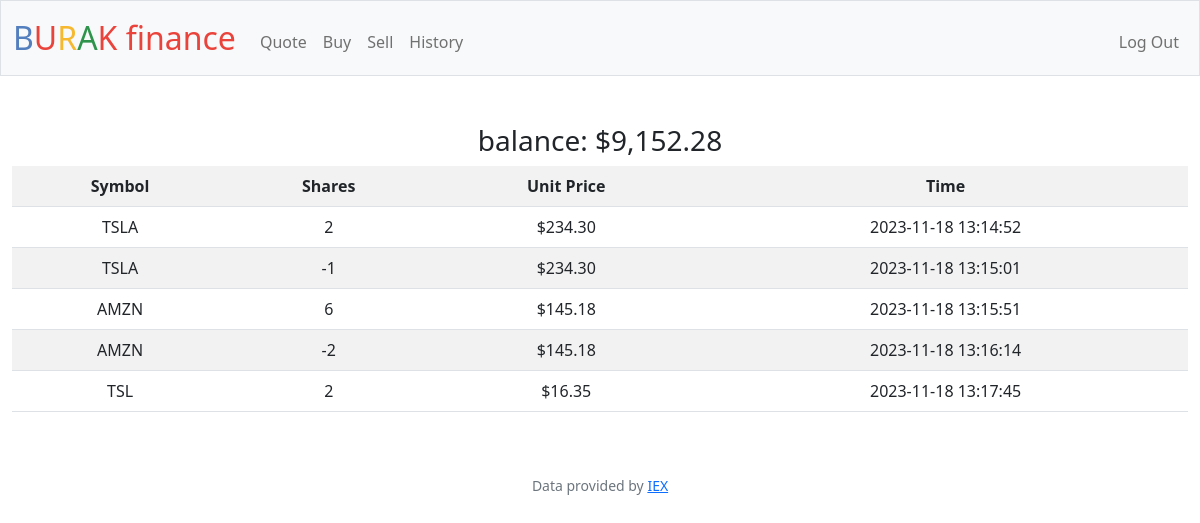
Screenshot of /history (signed in) with the database file from the repository.
### tables this page shows
CREATE TABLE history (
hstock_num int NOT NULL,
hstock_name VARCHAR(100) NOT NULL,
hstock_price int NOT NULL,
user_id int NOT NULL,
date TIMESTAMP DEFAULT CURRENT_TIMESTAMP,
FOREIGN KEY (user_id) REFERENCES users(id));

### app.py (the view)
@app.route("/history")
@login_required
def history():
    user_cash = db.execute("SELECT cash FROM users WHERE id = ?", session['user_id'])
    user_data = db.execute("SELECT hstock_name, hstock_num, hstock_price, date FROM history WHERE user_id = ?", session['user_id'])
    for stock_data in user_data:
        stock_data["hstock_price"] = usd(stock_data["hstock_price"])
    return render_template("history.html", user_data=user_data, user_cash= usd(user_cash[0]["cash"]))

### app.py (called while the page is built)
@app.after_request
def after_request(response):
    response.headers["Cache-Control"] = "no-cache, no-store, must-revalidate"
    response.headers["Expires"] = 0
    response.headers["Pragma"] = "no-cache"
    return response

### helpers.py (called while the page is built)
def login_required(f):
    @wraps(f)
    def decorated_function(*args, **kwargs):
        if session.get("user_id") is None:
            return redirect("/login")
        return f(*args, **kwargs)
    return decorated_function

def usd(value):
    return f"${value:,.2f}"

### templates/history.html (shortened to what this page needs)
{% extends "layout.html" %}
{% block main %}
    <div class="mx-auto" style="width: 900px;" class="card" style="width: 18rem;">
        <h3 class="d-flex justify-content-center" class="display-4">balance: {{user_cash}}</h3>
    </div>
    <table class="table table-striped">
        <tr>
            <th>Symbol</th>
            <th>Shares</th>
            <th>Unit Price</th>
            <th>Time</th>
        </tr>
        {% for dict in user_data%}
            <tr>
            {% for data in dict.values() %}
                <td>{{data}}</td>
            {% endfor %}
            </tr>
        {% endfor %}
    </table>
{% endblock %}

### rows the page displays
history: hstock_name "TSLA", values "2" "$234.30", date "2023-11-18 13:14:52"
history: hstock_name "TSLA", values "-1" "$234.30", date "2023-11-18 13:15:01"
history: hstock_name "AMZN", values "6" "$145.18", date "2023-11-18 13:15:51"
history: hstock_name "AMZN", values "-2" "$145.18", date "2023-11-18 13:16:14"
history: hstock_name "TSL", values "2" "$16.35", date "2023-11-18 13:17:45"

### other values shown
{{ user_cash }} "$9,152.28"
